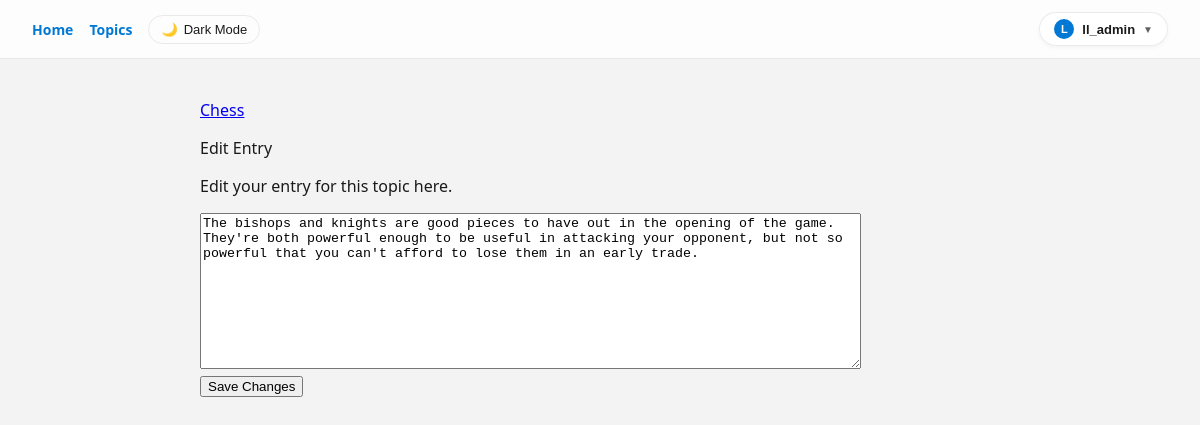
The app's page /edit_entry/3/ (signed in) with its own data.
### learning_logs/models.py (models this page shows, shortened)
class Topic(models.Model):
    text = models.CharField(max_length=200)
    date_added = models.DateTimeField(auto_now_add=True)
    owner = models.ForeignKey(User, on_delete=models.CASCADE)
    def __str__(self):
        return self.text

class Entry(models.Model):
    topic = models.ForeignKey(Topic, on_delete=models.CASCADE)
    text = models.TextField()
    date_added = models.DateTimeField(auto_now_add=True)
    class Meta:
        verbose_name_plural = 'entries'

### learning_logs/views.py (the view)
# urls.py: path('edit_entry/<int:entry_id>/', views.edit_entry, name='edit_entry'),
@login_required
def edit_entry(request, entry_id):
    entry = get_object_or_404(Entry, id=entry_id)
    topic = entry.topic
    if topic.owner != request.user:
        raise Http404
    if request.method != 'POST':
        form = EntryForm(instance=entry)
    else:
        form = EntryForm(instance=entry, data=request.POST)
        if form.is_valid():
            form.save()
            return redirect('learning_logs:topic', topic_id=topic.id)
    context = {'entry': entry, 'topic': topic, 'form': form}
    return render(request, 'learning_logs/edit_entry.html', context)

### learning_logs/forms.py
class EntryForm(forms.ModelForm):
    class Meta:
        model = Entry
        fields = ['text']
        labels = {'text': ''}
        widgets = {'text': forms.Textarea(attrs={'cols': 80})}

### learning_logs/templates/learning_logs/edit_entry.html (shortened to what this page needs)
{% extends "learning_logs/base.html" %}
{% block content %}
 <p><a href="{% url 'learning_logs:topic' topic.id}">{{topic}}</a></p>
 <p>Edit Entry</p>
 <p>Edit your entry for this topic here.</p>
 <form action="{% url 'learning_logs:edit_entry' entry.id %}" method='post'>
    {{ form.as_div }}
    <button name="Done">Save Changes</button>
 </form>
{% endblock content %}

### learning_logs/templates/learning_logs/base.html (shortened to what this page needs)
<!DOCTYPE html>
<html lang="en">
<head>
</head>
<body>
  <nav class="navbar">
    <div class="nav-links">
      <a href="{% url 'learning_logs:index' %}">Home</a>
      <a href="{% url 'learning_logs:topics' %}">Topics</a>
      <button id="theme-toggle" class="theme-toggle-btn" type="button" onclick="toggleTheme()">
        <span id="theme-icon">🌙</span> <span id="theme-text">Dark Mode</span>
      </button>
    </div>
    <div class="auth-container">
      {% if user.is_authenticated %}
        <div class="user-pill-container">
          <button class="user-pill" onclick="toggleDropdown()">
            <span class="avatar-icon">{{ user.username|slice:":1"|upper }}</span>
            <span>{{ user.username }}</span>
            <span style="font-size: 10px; color: var(--text-secondary);">▼</span>
          </button>
        </div>
      {% else %}
        <a href="{% url 'accounts:login' %}" class="user-pill">Log in</a>
        <a href="{% url 'accounts:register' %}" class="user-pill user-pill-primary">Register</a>
      {% endif %}
    </div>
  </nav>
  <main style="max-width: 800px; margin: 40px auto; padding: 0 20px;">
    {% block content %}{% endblock content %}
  </main>
</body>
</html>

### learning_logs/templates/learning_logs/base.html (style rules this page uses)
:root { --bg-primary: #f3f3f3; --card-bg: rgba(255, 255, 255, 0.85); --card-border: rgba(0, 0, 0, 0.08); --text-primary: #1a1a1a; --text-secondary: #616161; --accent-color: #0078d4; --input-bg: rgba(255, 255, 255, 0.9); --navbar-bg: rgba(255, 255, 255, 0.8); }
body { background-color: var(--bg-primary); color: var(--text-primary); transition: background-color 0.25s ease, color 0.25s ease; font-family: 'Segoe UI', SegoeUI, -apple-system, BlinkMacSystemFont, Roboto, sans-serif; margin: 0; padding: 0; }
.navbar { display: flex; justify-content: space-between; align-items: center; padding: 12px 32px; background: var(--navbar-bg); backdrop-filter: blur(20px); -webkit-backdrop-filter: blur(20px); border-bottom: 1px solid var(--card-border); }
.nav-links { display: flex; align-items: center; gap: 16px; }
.nav-links a { color: var(--accent-color); text-decoration: none; font-weight: 600; font-size: 14px; }
.auth-container { display: flex; align-items: center; gap: 8px; }
.user-pill-container { position: relative; }
.user-pill { display: flex; align-items: center; gap: 8px; background: var(--card-bg); border: 1px solid var(--card-border); border-radius: 20px; padding: 6px 14px; cursor: pointer; font-size: 13px; font-weight: 600; color: var(--text-primary); box-shadow: 0 2px 4px rgba(0, 0, 0, 0.04); transition: all 0.2s cubic-bezier(0.1, 0.9, 0.2, 1); text-decoration: none; }
.avatar-icon { width: 20px; height: 20px; background: #0078d4; color: white; border-radius: 50%; display: flex; align-items: center; justify-content: center; font-size: 11px; font-weight: bold; }
.theme-toggle-btn { background: transparent; border: 1px solid var(--card-border); color: var(--text-primary); padding: 6px 12px; border-radius: 20px; cursor: pointer; font-size: 13px; display: flex; align-items: center; gap: 6px; transition: all 0.2s ease; }

### records on screen
Topic: text "Chess"
Entry: text "The bishops and knights are good pieces to have out in the opening of the game. They're both powerful enough to be useful in attacking your opponent, but not so powerful that you can't afford to lose them in an early trade."

### other values on screen
{{ user.username|slice:":1"|upper }} "L"
{{ user.username }} "ll_admin"
